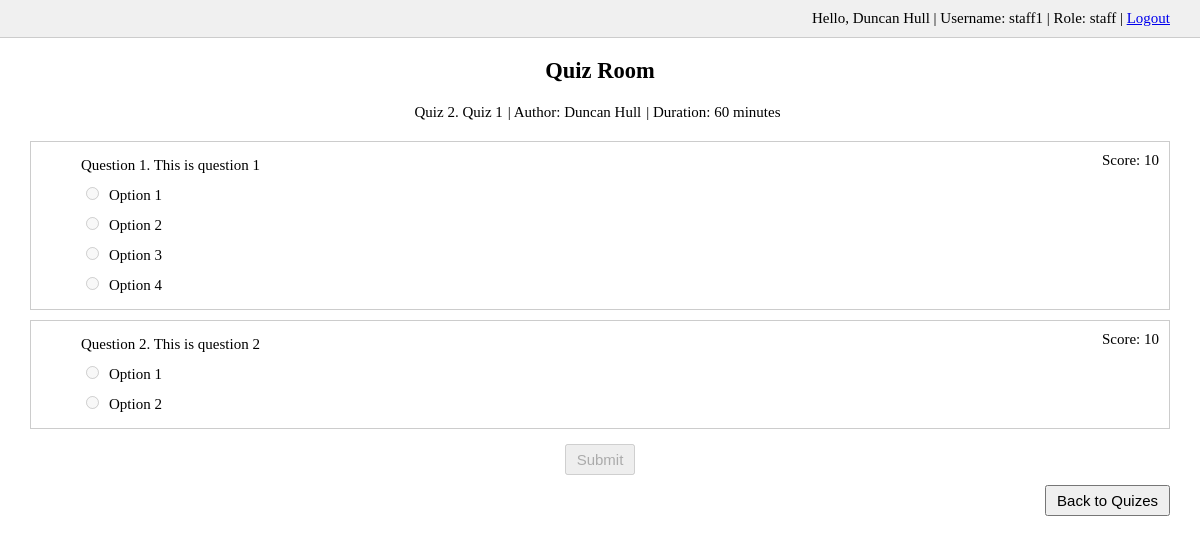
Page /quizapp/quizRoom.php?id=2 (signed in) on the committed database.
### tables this page shows
CREATE TABLE `quiz` (
  `id` int UNSIGNED NOT NULL,
  `name` varchar(1024) NOT NULL,
  `author_id` int UNSIGNED NOT NULL,
  `is_available` tinyint(1) NOT NULL DEFAULT '0',
  `duration` int UNSIGNED NOT NULL
);

CREATE TABLE `user` (
  `username` varchar(255) NOT NULL,
  `password` varchar(255) NOT NULL,
  `firstname` varchar(255) NOT NULL,
  `lastname` varchar(255) NOT NULL,
  `is_staff` tinyint(1) NOT NULL DEFAULT '0'
);

CREATE TABLE `question` (
  `quiz_id` int UNSIGNED NOT NULL,
  `ques_id` int UNSIGNED NOT NULL,
  `name` varchar(1024) NOT NULL,
  `score` int UNSIGNED NOT NULL DEFAULT '1'
);

CREATE TABLE `option` (
  `quiz_id` int UNSIGNED NOT NULL,
  `ques_id` int UNSIGNED NOT NULL,
  `opt_id` int UNSIGNED NOT NULL,
  `name` varchar(1024) NOT NULL,
  `is_correct` tinyint(1) NOT NULL DEFAULT '0'
);

### quizapp/quizRoom.php (the view, shortened to what this page needs)
<?php
require_once './utility.php';
$pdo = getPDOConnection();
if (isset($_GET['id'])) {
    $quizId = $_GET['id'];
} else if (isset($_POST['quizId'])) {
    $quizId = $_POST['quizId'];
    processSubmit();
} else {
    redirect('quiz.php');
}
if ($_SESSION['isStaff']) {
    $stmt = execSQL(
        $pdo,
        'SELECT name, firstname, lastname, duration FROM quiz
        INNER JOIN staff ON author_id = staff.id
        INNER JOIN user ON staff.username = user.username
        WHERE quiz.id = :quizId',
        ['quizId' => $quizId]
    );
}
$row = $stmt->fetch();
$quizName = $row['name'];
$author = $row['firstname'] . ' ' . $row['lastname'];
$duration = $row['duration'];
?>
<!DOCTYPE html>
<html lang="en">
<head>
    <link rel="stylesheet" type="text/css" href="<?php echo $pwd . 'css/style.css' ?>">
</head>
<body>
    <?php renderTopBar() ?>
    <h1>Quiz Room</h1>
    <form action="<?php echo $_SERVER['PHP_SELF'] ?>" method="post">
        <div id="quizBar">
            <label>Quiz <?php echo $quizId ?>. <?php echo $quizName ?></label><input type="hidden" name="quizId" value="<?php echo $quizId ?>" />|
            <label>Author: <?php echo $author ?></label>|
            <label>Duration: <?php echo $duration ?> minutes</label>
        </div>
        <div id="questions"><?php renderQuestionsAll() ?></div>
        <input type="submit" value="Submit" <?php echo $GLOBALS['mode'] === 'r' ? 'disabled' : '' ?> />
    </form>
    <a href="<?php echo $pwd . 'quiz.php' ?>"><button class="back">Back to Quizes</button></a>
</body>
</html>
<?php
function renderQuestionsAll()
{
    $stmt = execSQL(
        $GLOBALS['pdo'],
        'SELECT ques_id, name, score FROM question
        WHERE quiz_id = :quizId
        ORDER BY ques_id',
        ['quizId' => $GLOBALS['quizId']]
    );
    if ($stmt->rowCount() === 0) {
        echo '<p>There is no question here.</p>';
    } else {
        while ($row = $stmt->fetch()) {
            echo '<div class="question">';
            renderQuestion($row);
            echo '</div>';
        }
    }
}
function renderQuestion($row)
{
    $quizId = $GLOBALS['quizId'];
    $quesId = $row['ques_id'];
    $quesName = $row['name'];
    $quesScore = $row['score'];
    echo '<div class="score"><label>Score: ' . $quesScore . '</label></div>';
    echo '<div class="questionText"><label>Question ' . $quesId . '. ' . $quesName . '</label></div>';
    $stmt = execSQL(
        $GLOBALS['pdo'],
        'SELECT opt_id, name FROM `option`
        WHERE quiz_id = :quizId AND ques_id = :quesId
        ORDER BY opt_id',
        ['quizId' => $quizId, 'quesId' => $quesId]
    );
    echo '<div class="options">';
    if ($stmt->rowCount() === 0) {
        echo '<p>No options available.</p>';
    } else {
        while ($row = $stmt->fetch()) {
            renderOption($quesId, $row);
        }
    }
    echo '</div>';
}
function renderOption($quesId, $row)
{
    $optId = $row['opt_id'];
    $optName = $row['name'];
    echo '<div class="option">';
    echo '<input type="radio" name="q' . $quesId . '" value="' . $optId . '" id="q' . $quesId . 'o' . $optId . '" ' . ($GLOBALS['mode'] === 'r' ? 'disabled' : '') . ' />';
    echo '<label for="q' . $quesId . 'o' . $optId . '">' . $optName . '</label>';
    echo '</div>';
}
?>

### quizapp/utility.php (shortened to what this page needs)
<?php
$pwd = substr($_SERVER['PHP_SELF'], 0, strrpos($_SERVER['PHP_SELF'], '/') + 1);
function execSQL($pdo, $sql, $params = null)
{
    $stmt = $pdo->prepare($sql);
    if (!$stmt || !$stmt->execute($params)) {
        echo '<p>Failed to execute statement: ' . ($stmt ? $stmt->errorInfo()[2] : '') . '</p>';
        die();
    }
    return $stmt;
}
function renderTopBar()
{
    if (isset($_SESSION['username'])) {
        echo '<div id="topbar">';
        echo '<span>Hello, ' . $_SESSION['firstname'] . ' ' . $_SESSION['lastname'] . ' | ' . 'Username: ' . $_SESSION['username'] . ' | Role: ' . ($_SESSION['isStaff'] ? 'staff' : 'student') . '</span>';
        echo ' | <a href="' . $GLOBALS['pwd'] . 'login.php?action=logout">Logout</a>';
        echo '</div>';
    }
}

### quizapp/css/style.css (style rules this page uses)
* { font-size: 15px; }
body { text-align: center; padding: 0; margin: 0; }
div#topbar { background-color: #f0f0f0; border-bottom: 1px solid #ccc; padding: 10px 30px; text-align: right; }
h1 { font-size: 1.5em; padding: 20px 0 10px 0; margin: 0; }
form { padding: 0 30px; }
label { padding-right: 5px; }
div#quizBar { padding: 10px 0; }
div#questions { text-align: left; }
div.question { padding: 10px 135px 10px 50px; margin: 10px 0; border: 1px solid #ccc; position: relative; }
div.score { position: absolute; top: 10px; right: 5px; }
div.questionText, div.option { padding: 5px 0; }
div.option>input[type="radio"] { margin-right: 10px; }
button, input[type="submit"], input[type="reset"], input[type="button"] { padding: 5px 10px; margin: 5px 10px; }
button.back { float: right; margin-right: 30px; }

### rows in the picture
quiz: name "Quiz 1", user.firstname+lastname "Duncan Hull", duration "60"
question: score "10", ques "1", name "This is question 1"
option: name "Option 1"
option: name "Option 2"
option: name "Option 3"
option: name "Option 4"
question: score "10", ques "2", name "This is question 2"
option: name "Option 1"
option: name "Option 2"

### other values in the picture
$_SESSION['firstname'] "Duncan"
$_SESSION['lastname'] "Hull"
$_SESSION['username'] "staff1"
$quizId "2"
